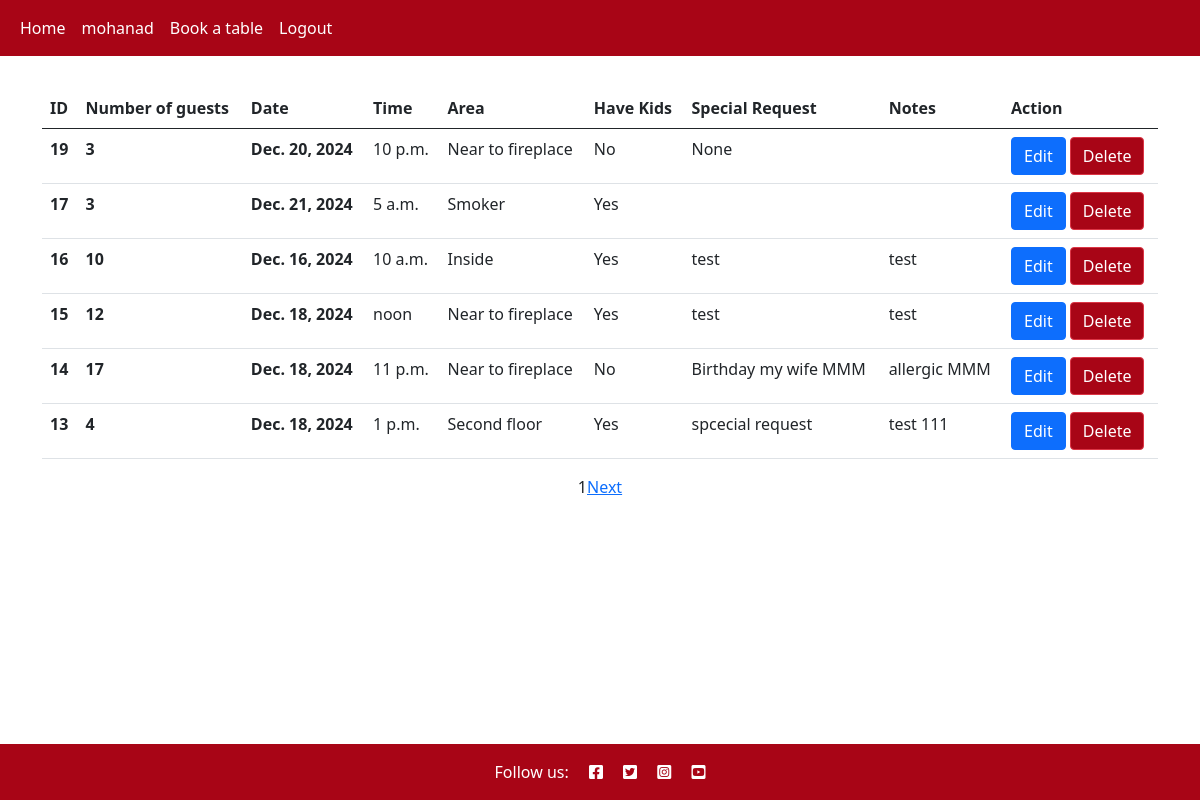
/reservations/ (signed in), run on an earlier commit of the app's database.
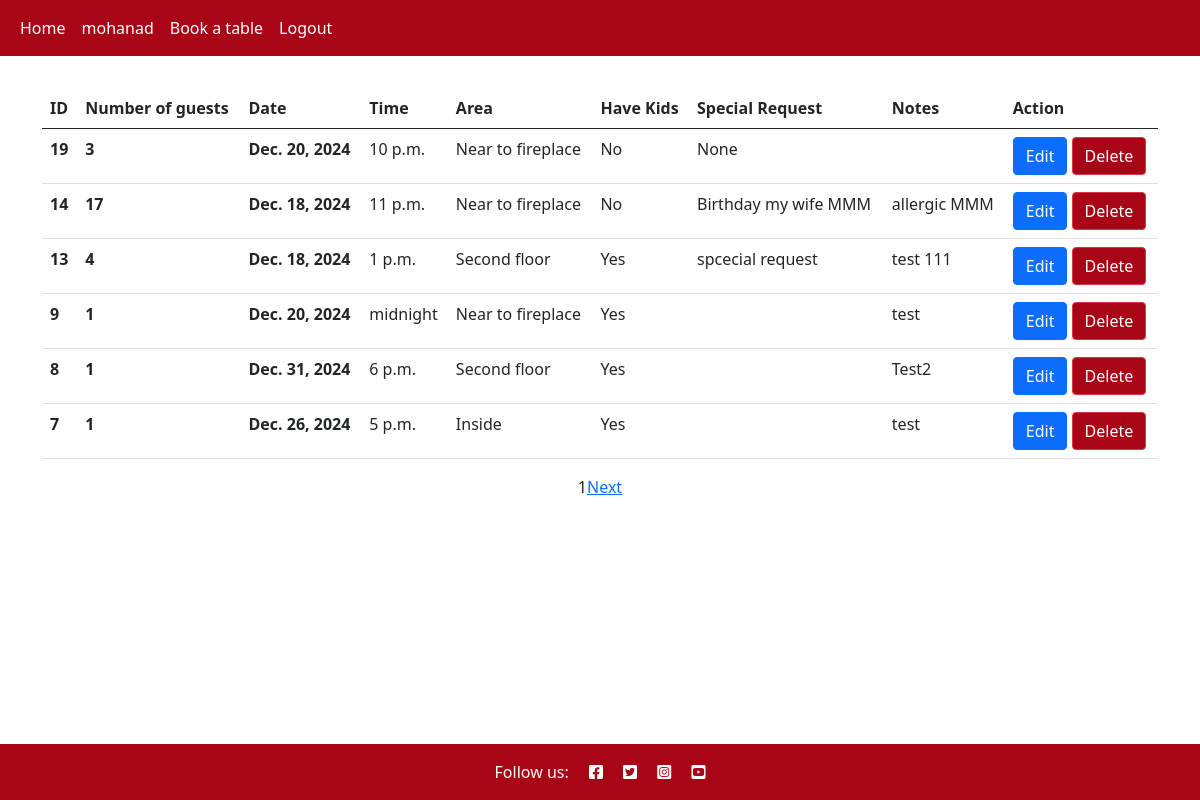
And on a later commit of the database.
### reservation/models.py (models this page shows)
class Reservation(models.Model):
    date = models.DateField()
    time = models.TimeField()
    area = models.IntegerField(choices=AREAS, default=0)
    how_many_people = models.IntegerField(
        default=1,
        validators=[
            MaxValueValidator(25),
            MinValueValidator(1)
        ])
    customer = models.ForeignKey(User, on_delete=models.CASCADE)
    have_kids = models.BooleanField(default=False)
    special_request = models.CharField(max_length=250, default=None, blank=True, null=True)
    note = models.TextField(default=None, blank=True, null=True)
    created_on = models.DateTimeField(auto_now_add=True)

### reservation/views.py (the view)
def reservation_list(request):
    if request.user.is_anonymous is True:
        return HttpResponseRedirect(reverse('home_page'))
    else:
        temp_reservations = Reservation.objects.filter(
            customer=request.user).order_by("-created_on")
        p = Paginator(temp_reservations, 6)
        page_number = (
            1 if request.GET.get('page')
            is None else request.GET.get('page'))
        try:
            page_obj = p.get_page(page_number)  # returns the desired page object
        except PageNotAnInteger:
            page_obj = p.page(1)
        except EmptyPage:
            page_obj = p.page(p.num_pages)
        context = {'page_obj': page_obj, 'reservations': p.page(page_number)}
        return render(request, 'reservation/reservation_list.html', context)

### reservation/templates/reservation/reservation_list.html (shortened to what this page needs)
{% extends 'base.html' %}
{% block content %}
{% load static%}
<div class="container mt-3">
<table class="table">
    <thead>
      <tr>
        <th scope="col">ID</th>
        <th scope="col">Number of guests</th>
        <th scope="col">Date</th>
        <th scope="col">Time</th>
        <th scope="col">Area</th>
        <th scope="col">Have Kids</th>
        <th scope="col">Special Request</th>
        <th scope="col">Notes</th>
        <th scope="col">Action</th>
      </tr>
    </thead>
    <tbody>
        {% for reservation in reservations %}
      <tr>
        <th scope="row">{{reservation.id}}</th>
        <th scope="row">{{reservation.how_many_people}}</th>
        <th scope="row">{{reservation.date}}</th>
        <td>{{reservation.time}}</td>
        <td>{% if reservation.area == 0 %}Near to fireplace{% elif reservation.area == 1%}Terrace{% elif reservation.area == 2 %}Smoker{% elif reservation.area == 3%}Inside{% elif reservation.area == 4%}Second floor{%endif%}</td>
        <td>{% if reservation.have_kids %}Yes {%else%}No {%endif%}</td>
        <td>{{reservation.special_request}}</td>
        <td>{{reservation.note}}</td>
        <td>
            <a href="../reservations/edit_reservation/{{reservation.id}}" class="btn btn-primary btn-edit" data-reservation_id="{{reservation.id}}" >
               Edit
            </a>
            <button class="btn btn-danger btn-delete" data-reservation_id="{{reservation.id}}" data-bs-target="#deleteModal" data-bs-toggle="modal">
               Delete
            </button>
        </td>
      </tr>
        {% endfor%}
    </tbody>
  </table>
  <div class="d-flex justify-content-center">
    <span>{{page_obj.number}}</span>
    {%if page_obj.has_next %}
        <a href="?page={{page_obj.next_page_number}}" class="ml-2" >Next</a>
    {% endif %}
</div>
</div>
{% endblock content%}

### templates/base.html (shortened to what this page needs)
{% load static %}
{% url 'account_login' as login_url %}
{% url 'account_signup' as signup_url %}
{% url 'account_logout' as logout_url %}
<!DOCTYPE html>
<html class="h-100" lang="en">
<head>
    <link rel="stylesheet" href="https://cdnjs.cloudflare.com/ajax/libs/font-awesome/5.15.3/css/all.min.css">
    <link href="https://cdn.jsdelivr.net/npm/bootstrap@5.0.1/dist/css/bootstrap.min.css" rel="stylesheet"
>
    <link rel="stylesheet" href="{% static 'css/style.css' %}" type="text/css">
</head>
<body class="d-flex flex-column h-100 main-bg">
    <nav class="navbar navbar-expand-lg navbar-light red-bg-nav mb-3">
        <div class="container-fluid">
            <div class="collapse navbar-collapse" id="navbarText">
                <ul class="navbar-nav me-auto mb-2 mb-lg-0">
                    <li class="nav-item">
                        <a class="nav-link text-white {% if request.path == home_url %}active{% endif %}" aria-current="page"
                            href="/">Home</a>
                    </li>
                    {% if user.is_authenticated %}
                    <li class="nav-item">
                        <a class="nav-link text-white {% if request.path == logout_url %}active{% endif %}" aria-current="page" href="{% url 'reservation_list' %}">{{user.username}}</a>
                    </li>
                    <li class="nav-item">
                        <a class="nav-link text-white {% if request.path == logout_url %}active{% endif %}" aria-current="page" href="{% url 'reservation' %}">Book a table</a>
                    </li>
                    <li class="nav-item">
                        <a class="nav-link text-white {% if request.path == logout_url %}active{% endif %}" aria-current="page" href="{% url 'account_logout' %}">Logout</a>
                    </li>
                    {% endif %}
                </ul>
            </div>
        </div>
    </nav>
    <main class="flex-shrink-0 main-bg">
        {% block content %}
        {% endblock content %}
    </main>
    <footer class="footer mt-auto py-3 dark-bg">
        <p class="m-0 text-center text-white">Follow us:
            <a href="https://www.facebook.com" target="_blank" aria-label="Facebook link"> <i class="fab fa-facebook-square ms-3 text-white"></i></a>
           <a href="https://www.twitter.com"  target="_blank" aria-label="Twitter link"> <i class="fab fa-twitter-square ms-3 text-white"></i></a>
           <a href="https://www.instagram.com"  target="_blank" aria-label="Instagram link"> <i class="fab fa-instagram-square ms-3 text-white"></i></a>
           <a href="https://www.youtube.com"  target="_blank" aria-label="Youtube link"> <i class="fab fa-youtube-square ms-3  text-white"></i></a>
        </p>
    </footer>
</body>
</html>

### static/css/style.css (style rules this page uses)
:root { --primary-color:#A80516; }
* { padding: 0; margin: 0; }
footer { background-color: var(--primary-color); }
.red-bg-nav { background-color: var(--primary-color); color: white; }
.btn-danger { background-color: var(--primary-color); }

What changed in the data, as far as the page shows it:
removed Reservation: id "17", how_many_people "3", date "Dec. 21, 2024", time "5 a.m.", area "Smoker", have_kids "Yes"
removed Reservation: id "16", how_many_people "10", date "Dec. 16, 2024", time "10 a.m.", area "Inside", have_kids "Yes", special_request "test", note "test"
removed Reservation: id "15", how_many_people "12", date "Dec. 18, 2024", time "noon", area "Near to fireplace", have_kids "Yes", special_request "test", note "test"
now on this page (row unchanged): Reservation: id "9", how_many_people "1", date "Dec. 20, 2024", time "midnight", area "Near to fireplace", have_kids "Yes", note "test"
now on this page (row unchanged): Reservation: id "8", how_many_people "1", date "Dec. 31, 2024", time "6 p.m.", area "Second floor", have_kids "Yes", note "Test2"
now on this page (row unchanged): Reservation: id "7", how_many_people "1", date "Dec. 26, 2024", time "5 p.m.", area "Inside", have_kids "Yes", note "test"
